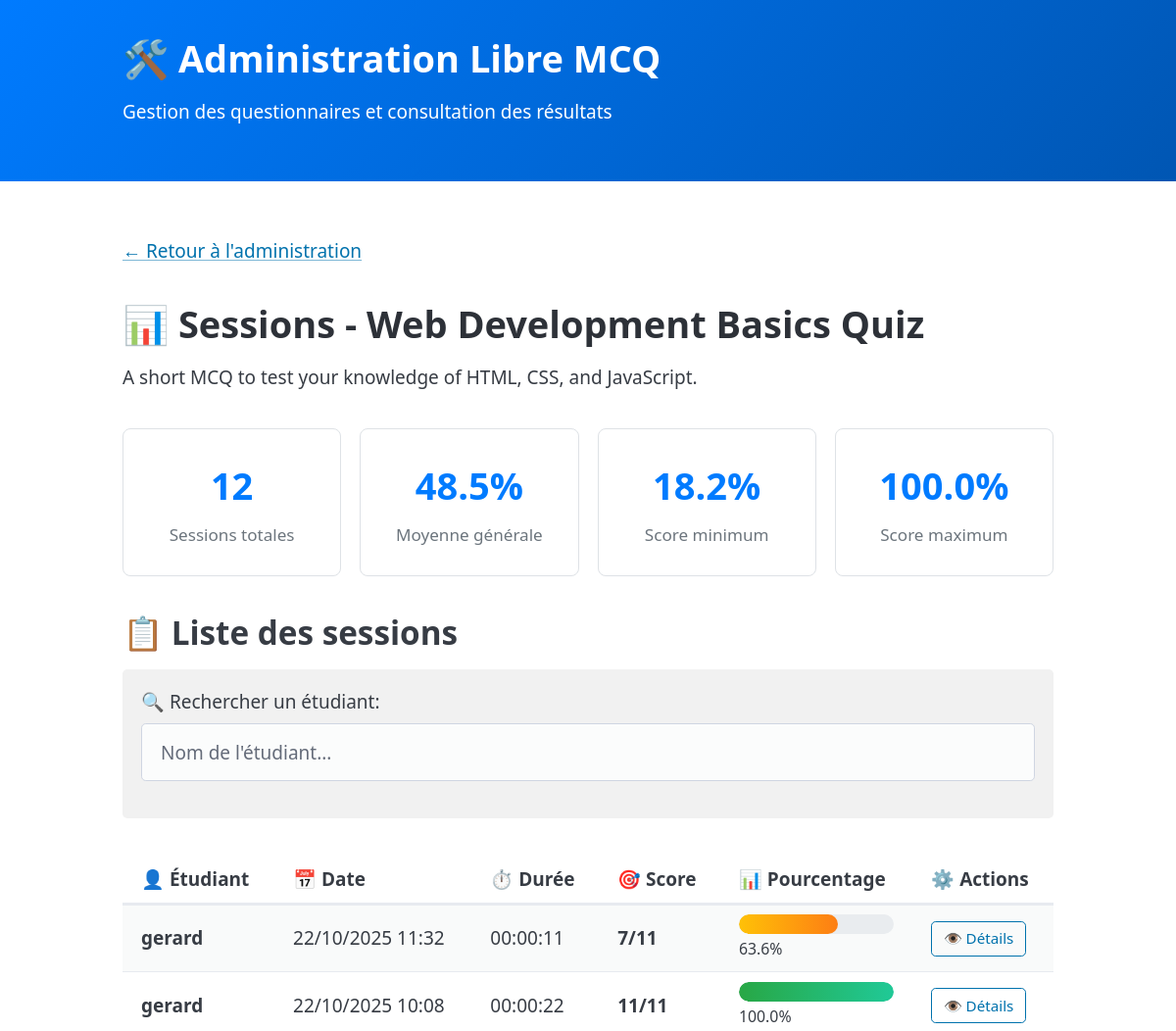
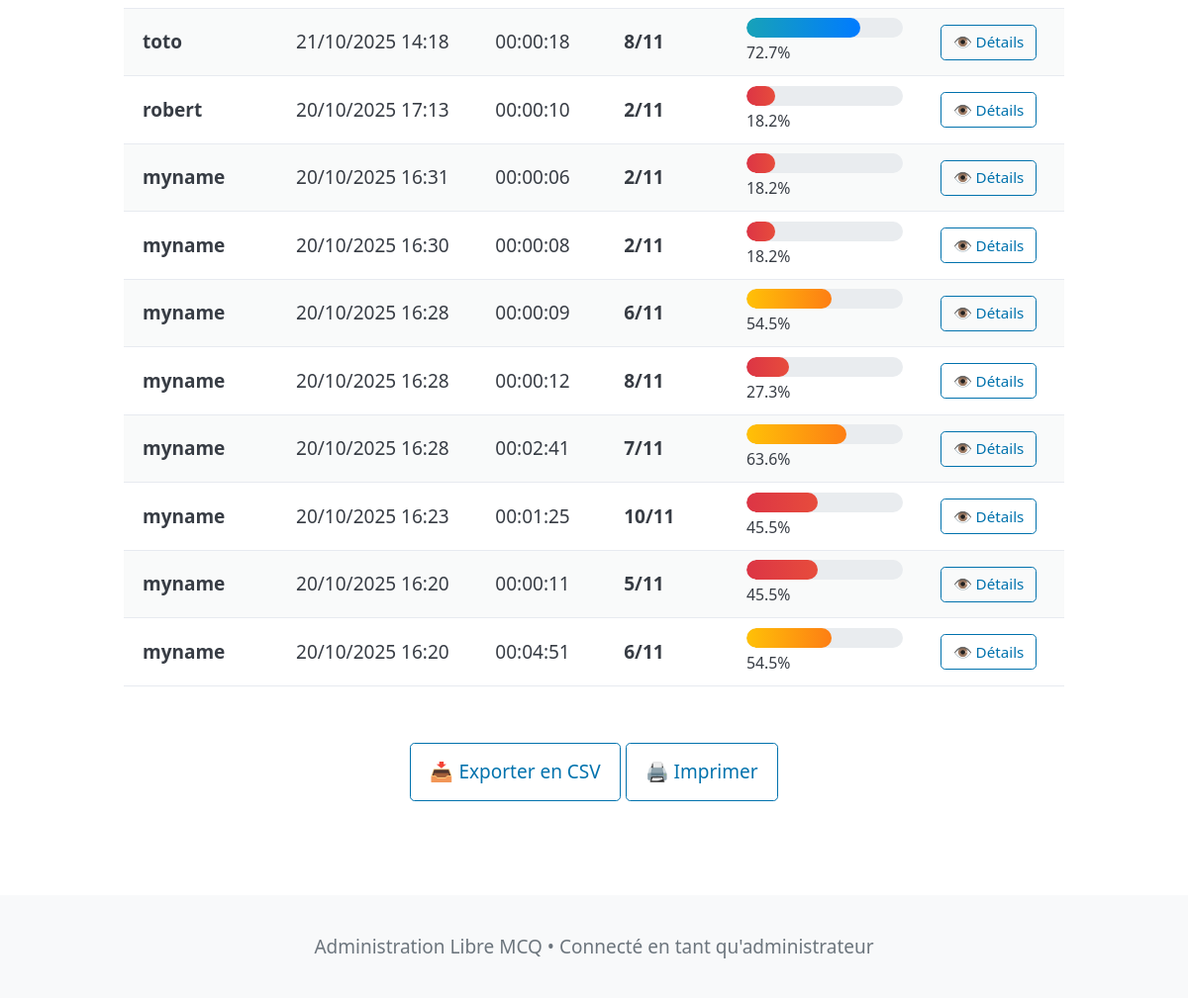
/admin/mcq_sessions.php?id=bac, run on an earlier commit of the app's database (2 pictures, top to bottom).
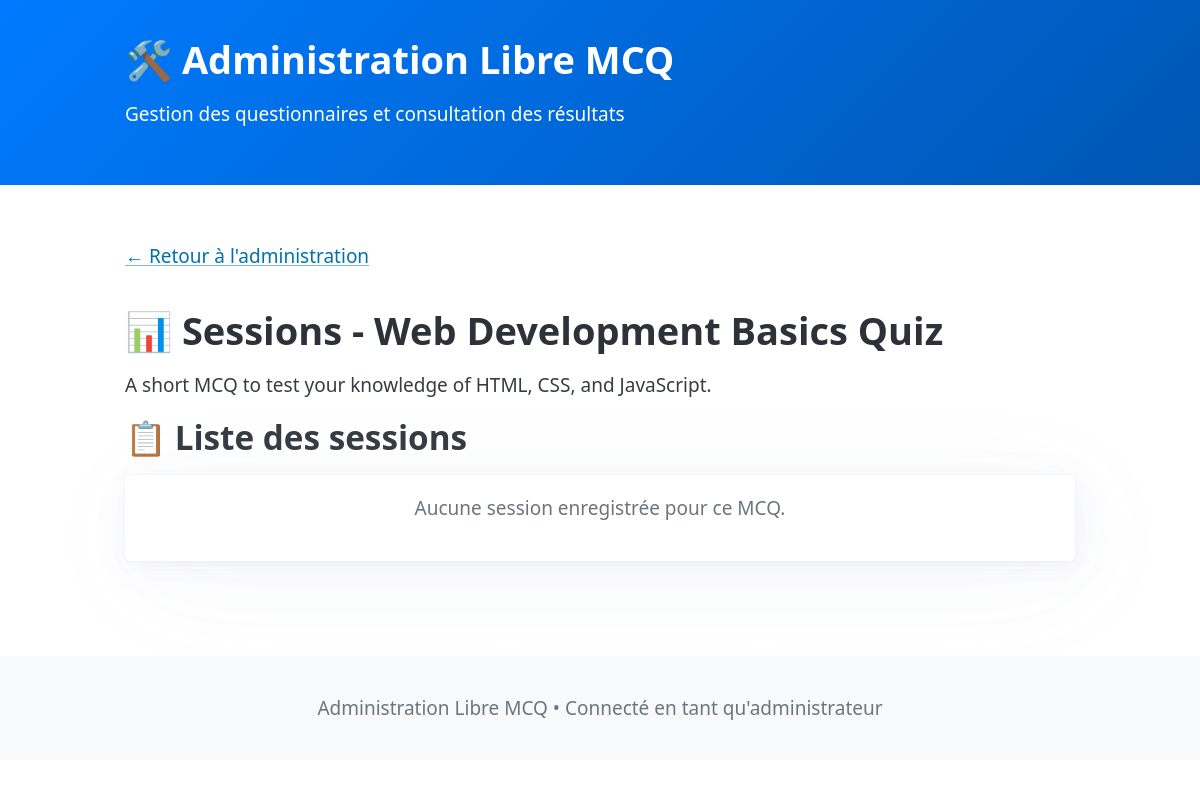
And on a later commit of the database.
### tables this page shows
CREATE TABLE sessions (
    id INTEGER PRIMARY KEY AUTOINCREMENT,
    mcq_id VARCHAR(255) NOT NULL,
    student_name VARCHAR(255),
    start_time DATETIME DEFAULT CURRENT_TIMESTAMP,
    end_time DATETIME,
    total_score INTEGER DEFAULT 0,
    max_score INTEGER DEFAULT 0,
    percentage DECIMAL(5,2) DEFAULT 0.00,
    status VARCHAR(50) DEFAULT 'in_progress' -- 'in_progress', 'completed'
);

### admin/mcq_sessions.php (called while the page is built, shortened)
<?php
require_once '../incs/functions.php';
require_once '../incs/model.php';
$mcq_id = str_replace('.', '', ($_GET['id'] ?? ''));
$mcq_data = read_mcq_data("../data/" . $mcq_id);
$sessions = [];
$mcq_stats = null;
try {
    $sessions = get_mcq_sessions($mcq_id);
    $mcq_stats = get_mcq_statistics($mcq_id);
} catch (Exception $e) {
}
require_once '../templates/admin/mcq_sessions.php';

### incs/functions.php (called while the page is built, shortened)
<?php
    function read_mcq_data($mcq_dir)
    {
        $result = null;
        $data_file = $mcq_dir . DIRECTORY_SEPARATOR . 'mcq.json';
        if (file_exists($data_file))
        {
            $json_content = file_get_contents($data_file);
            $result = json_decode($json_content, true);
        }
        if (file_exists($mcq_dir . DIRECTORY_SEPARATOR . 'status.txt'))
        {
            $result['status'] = trim(file_get_contents($mcq_dir . DIRECTORY_SEPARATOR . 'status.txt'));
        }
        if (file_exists($mcq_dir . DIRECTORY_SEPARATOR . 'ai_protect.txt'))
        {
            $result['ai_protect'] = filter_var(trim(file_get_contents($mcq_dir . DIRECTORY_SEPARATOR . 'ai_protect.txt')), FILTER_VALIDATE_BOOLEAN);
        }
        $result['id'] = basename($mcq_dir);
        return $result;
    }

### incs/model.php (called while the page is built, shortened)
<?php
function get_database_connection($db_path = null) {
    if ($db_path === null) {
        $db_path = __DIR__ . '/../data/database.sqlite';
    }
    try {
        $pdo = new PDO("sqlite:$db_path");
        $pdo->setAttribute(PDO::ATTR_ERRMODE, PDO::ERRMODE_EXCEPTION);
        $pdo->setAttribute(PDO::ATTR_DEFAULT_FETCH_MODE, PDO::FETCH_ASSOC);
        return $pdo;
    } catch (PDOException $e) {
        throw new Exception("Erreur de connexion à la base de données : " . $e->getMessage());
    }
}
function get_mcq_sessions($mcq_id) {
    try {
        $pdo = get_database_connection();
        $stmt = $pdo->prepare("
                SELECT id, student_name, start_time, end_time, total_score, max_score, percentage, status
                FROM sessions
                WHERE mcq_id = ?
                AND status = 'completed'
                ORDER BY end_time DESC
            ");
        $stmt->execute([$mcq_id]);
        return $stmt->fetchAll();
    } catch (PDOException $e) {
        throw new Exception("Erreur lors de la récupération des sessions : " . $e->getMessage());
    }
}
function get_mcq_statistics($mcq_id) {
    try {
        $pdo = get_database_connection();
        $stmt = $pdo->prepare("
                SELECT
                    COUNT(*) as total_sessions,
                    AVG(percentage) as average_percentage,
                    MIN(percentage) as min_percentage,
                    MAX(percentage) as max_percentage,
                    AVG(total_score) as average_score,
                    MIN(total_score) as min_score,
                    MAX(total_score) as max_score
                FROM sessions
                WHERE mcq_id = ? AND status = 'completed'
            ");
        $stmt->execute([$mcq_id]);
        return $stmt->fetch();
    } catch (PDOException $e) {
        throw new Exception("Erreur lors du calcul des statistiques : " . $e->getMessage());
    }
}

### templates/admin/mcq_sessions.php (the view, shortened to what this page needs)
<?php require_once '../templates/admin/incs/header.php'; ?>
    <main class="container">
        <nav class="mb-4">
            <a href="index.php">← Retour à l'administration</a>
        </nav>
        <section>
            <h1>📊 Sessions - <?= htmlspecialchars($mcq_data['title']) ?></h1>
            <p><?= htmlspecialchars($mcq_data['description']) ?></p>
        </section>
        <?php if ($mcq_stats && $mcq_stats['total_sessions'] > 0): ?>
            <section class="grid my-4">
                <div class="stat-card">
                    <div class="stat-number"><?= $mcq_stats['total_sessions'] ?></div>
                    <div class="stat-label">Sessions totales</div>
                </div>
                <div class="stat-card">
                    <div class="stat-number"><?= number_format($mcq_stats['average_percentage'], 1) ?>%</div>
                    <div class="stat-label">Moyenne générale</div>
                </div>
                <div class="stat-card">
                    <div class="stat-number"><?= number_format($mcq_stats['min_percentage'], 1) ?>%</div>
                    <div class="stat-label">Score minimum</div>
                </div>
                <div class="stat-card">
                    <div class="stat-number"><?= number_format($mcq_stats['max_percentage'], 1) ?>%</div>
                    <div class="stat-label">Score maximum</div>
                </div>
            </section>
        <?php endif; ?>
        <section>
            <h2>📋 Liste des sessions</h2>
            <?php if (empty($sessions)): ?>
                <article>
                    <p style="text-align: center; color: #6c757d;">
                        Aucune session enregistrée pour ce MCQ.
                    </p>
                </article>
            <?php else: ?>
                <article class="pico-background-grey-50 no-shadow filter-controls">
                    <label for="search">🔍 Rechercher un étudiant:</label>
                    <input type="text" id="search" placeholder="Nom de l'étudiant..." onkeyup="filterSessions()">
                </article>
                <div style="overflow-x: auto;">
                    <table class="session-table mt-2 striped" id="sessionsTable">
                        <thead>
                            <tr>
                                <th>👤 Étudiant</th>
                                <th>📅 Date</th>
                                <th>⏱️ Durée</th>
                                <th>🎯 Score</th>
                                <th>📊 Pourcentage</th>
                                <th>⚙️ Actions</th>
                            </tr>
                        </thead>
                        <tbody>
                            <?php foreach ($sessions as $session): ?>
                                <?php
                                $start_time = new DateTime($session['start_time']);
                                $end_time = new DateTime($session['end_time']);
                                $duration = $start_time->diff($end_time);
                                $percentage = floatval($session['percentage']);
                                $score_class = 'score-poor';
                                if ($percentage >= 80) $score_class = 'score-excellent';
                                elseif ($percentage >= 65) $score_class = 'score-good';
                                elseif ($percentage >= 50) $score_class = 'score-average';
                                ?>
                                <tr>
                                    <td>
                                        <strong><?= htmlspecialchars($session['student_name']) ?></strong>
                                    </td>
                                    <td>
                                        <?= $end_time->format('d/m/Y H:i') ?>
                                    </td>
                                    <td>
                                        <?= $duration->format('%H:%I:%S') ?>
                                    </td>
                                    <td>
                                        <strong><?= $session['total_score'] ?>/<?= $session['max_score'] ?></strong>
                                    </td>
                                    <td>
                                        <div class="score-bar">
                                            <div class="score-fill <?= $score_class ?>"
                                                 style="width: <?= min(100, $percentage) ?>%">
                                            </div>
                                        </div>
                                        <small><?= number_format($percentage, 1) ?>%</small>
                                    </td>
                                    <td>
                                        <a href="session_details.php?id=<?= $session['id'] ?>"
                                           role="button"
                                           class="outline"
                                           style="font-size: 0.8em; padding: 0.3rem 0.6rem;">
                                            👁️ Détails
                                        </a>
                                    </td>
                                </tr>
                            <?php endforeach; ?>
                        </tbody>
                    </table>
                </div>
                <div style="margin-top: 2rem; text-align: center;">
                    <button onclick="exportToCSV()" role="button" class="outline">
                        📥 Exporter en CSV
                    </button>
                    <button onclick="window.print()" role="button" class="outline">
                        🖨️ Imprimer
                    </button>
                </div>
            <?php endif; ?>
        </section>
    </main>
<?php require_once '../templates/admin/incs/footer.php'; ?>

### templates/admin/incs/header.php (shortened to what this page needs)
<!DOCTYPE html>
<html lang="en">
<head>
    <link rel="stylesheet" href="../assets/pico.min.css">
    <link rel="stylesheet" href="../assets/pico.colors.min.css">
    <link rel="stylesheet" href="../assets/styles.css">
</head>
<body>
    <header class="admin-header">
        <div class="container">
            <h1>🛠️ Administration Libre MCQ</h1>
            <p>Gestion des questionnaires et consultation des résultats</p>
        </div>
    </header>

### templates/admin/incs/footer.php
    <footer style="margin-top: 3rem; padding: 2rem 0; background: #f8f9fa; text-align: center;">
        <div class="container">
            <p style="margin: 0; color: #6c757d;">
                Administration Libre MCQ • Connecté en tant qu'administrateur
            </p>
        </div>
    </footer>
</body>
</html>

### assets/styles.css (style rules this page uses)
.mb-4 { margin-bottom: 2rem; }
.admin-header { background: linear-gradient(135deg, #007bff, #0056b3); color: white; padding: 2rem 0; margin-bottom: 2rem; }
.admin-header h1, .admin-header p { color: white; }
.mt-2 { margin-top: 1rem; }
.my-4 { margin-top: 2rem; margin-bottom: 2rem; }
.no-shadow { box-shadow: none !important; }
.stat-number { font-size: 1.5em; font-weight: bold; color: #007bff; }
.stat-label { font-size: 0.9em; color: #6c757d; margin-top: 0.25rem; }
.score-bar { background: #e9ecef; border-radius: 10px; height: 20px; overflow: hidden; position: relative; }
.score-fill { height: 100%; border-radius: 10px; transition: width 0.3s ease; }
.score-excellent { background: linear-gradient(90deg, #28a745, #20c997); }
.score-good { background: linear-gradient(90deg, #17a2b8, #007bff); }
.score-average { background: linear-gradient(90deg, #ffc107, #fd7e14); }
.score-poor { background: linear-gradient(90deg, #dc3545, #e74c3c); }
.stat-card { background: white; border: 1px solid #dee2e6; border-radius: 8px; padding: 1.5rem; text-align: center; }
.stat-number { font-size: 2em; font-weight: bold; color: #007bff; }
.stat-label { color: #6c757d; margin-top: 0.5rem; }

What changed in the data, as far as the page shows it:
removed sessions: student_name "gerard", end_time "22/10/2025 11:32", $duration->format('%H:%I:%S') "00:00:11", total_score "7", max_score "11", percentage "63.6"
removed sessions: student_name "gerard", end_time "22/10/2025 10:08", $duration->format('%H:%I:%S') "00:00:22", total_score "11", max_score "11", percentage "100.0"
removed sessions: student_name "toto", end_time "21/10/2025 14:18", $duration->format('%H:%I:%S') "00:00:18", total_score "8", max_score "11", percentage "72.7"
removed sessions: student_name "robert", end_time "20/10/2025 17:13", $duration->format('%H:%I:%S') "00:00:10", total_score "2", max_score "11", percentage "18.2"
removed sessions: student_name "myname", end_time "20/10/2025 16:31", $duration->format('%H:%I:%S') "00:00:06", total_score "2", max_score "11", percentage "18.2"
removed sessions: student_name "myname", end_time "20/10/2025 16:30", $duration->format('%H:%I:%S') "00:00:08", total_score "2", max_score "11", percentage "18.2"
removed sessions: student_name "myname", end_time "20/10/2025 16:28", $duration->format('%H:%I:%S') "00:00:09", total_score "6", max_score "11", percentage "54.5"
removed sessions: student_name "myname", end_time "20/10/2025 16:28", $duration->format('%H:%I:%S') "00:00:12", total_score "8", max_score "11", percentage "27.3"
removed sessions: student_name "myname", end_time "20/10/2025 16:28", $duration->format('%H:%I:%S') "00:02:41", total_score "7", max_score "11", percentage "63.6"
removed sessions: student_name "myname", end_time "20/10/2025 16:23", $duration->format('%H:%I:%S') "00:01:25", total_score "10", max_score "11", percentage "45.5"
removed sessions: student_name "myname", end_time "20/10/2025 16:20", $duration->format('%H:%I:%S') "00:00:11", total_score "5", max_score "11", percentage "45.5"
removed sessions: student_name "myname", end_time "20/10/2025 16:20", $duration->format('%H:%I:%S') "00:04:51", total_score "6", max_score "11", percentage "54.5"
Also different on the page:
$mcq_stats['total_sessions']: "12" → (not shown)
$mcq_stats['average_percentage']: "48.5" → (not shown)
$mcq_stats['min_percentage']: "18.2" → (not shown)
$mcq_stats['max_percentage']: "100.0" → (not shown)
text no longer shown: "Sessions totales % Moyenne générale % Score minimum % Score maximum 🔍 Rechercher un étudiant: 👤 Étudiant 📅 Date ⏱️ Durée 🎯 Score 📊 Pourcentage ⚙️ Actions 📥 Exporter en CSV 🖨️ Imprimer"
text now shown: "Aucune session enregistrée pour ce MCQ."
